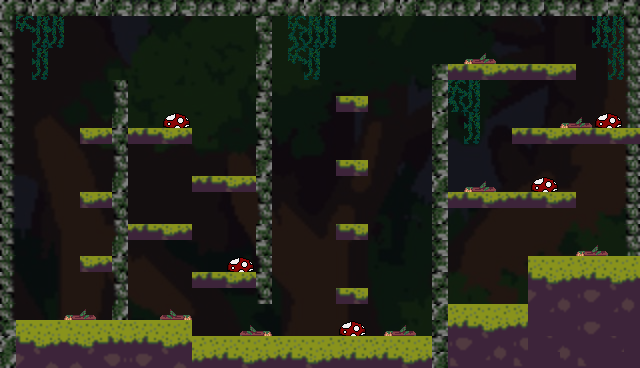

A level layout from a 2D game, rendered from its tile map. Below: a short description, then the map file with tile-grid data replaced by summaries:
An orthogonal 40x23 tile map with 16x16 px tiles, 3 tile layers (BG, Objects, Tile Layer 1), 5 tilesets and 36 objects (10x Cheese, Checkpoint, Player).

<map version="1.10" tiledversion="1.11.0" orientation="orthogonal" renderorder="right-down" width="40" height="23" tilewidth="16" tileheight="16" infinite="0" nextlayerid="7" nextobjectid="43">
 <tileset firstgid="1" source="../images/Background/Swamp.tsx" />
 <tileset firstgid="8041" source="Bob the Rodent.tsx" />
 <tileset firstgid="8283" source="../images/Objects/Forest/Vines.tsx" />
 <tileset firstgid="8287" source="../images/Objects/Swamp/Mossy Log.tsx" />
 <tileset firstgid="8291" source="../images/Objects/Forest/MRed.tsx" />
 <layer id="1" name="BG" width="40" height="23" opacity="0.24">
  <data>[920 cells, 920 non-empty, 920 distinct tile ids]</data>
 </layer>
 <layer id="6" name="Objects" width="40" height="23">
  <data>[920 cells, 54 non-empty, 8 distinct tile ids]</data>
 </layer>
 <layer id="3" name="Tile Layer 1" width="40" height="23">
  <data>[920 cells, 314 non-empty, 28 distinct tile ids]</data>
 </layer>
 <objectgroup id="4" name="Collisions">
  <object id="2" x="0" y="0" width="640" height="16" />
  <object id="3" x="0" y="16" width="16" height="352" />
  <object id="4" x="624" y="16" width="16" height="240" />
  <object id="7" x="528" y="256" width="112" height="112" />
  <object id="8" x="432" y="304" width="96" height="64" />
  <object id="9" x="192" y="336" width="240" height="32" />
  <object id="10" x="16" y="320" width="176" height="48" />
  <object id="11" x="112" y="80" width="16" height="240" />
  <object id="12" x="256" y="16" width="16" height="288" />
  <object id="13" x="432" y="64" width="16" height="240" />
  <object id="14" x="448" y="64" width="128" height="16" />
  <object id="15" x="512" y="128" width="112" height="16" />
  <object id="16" x="448" y="192" width="128" height="16" />
  <object id="17" x="336" y="96" width="32" height="16" />
  <object id="18" x="336" y="160" width="32" height="16" />
  <object id="19" x="336" y="224" width="32" height="16" />
  <object id="20" x="336" y="288" width="32" height="16" />
  <object id="21" x="192" y="272" width="64" height="16" />
  <object id="22" x="128" y="224" width="64" height="16" />
  <object id="23" x="192" y="176" width="64" height="16" />
  <object id="24" x="128" y="128" width="64" height="16" />
  <object id="25" x="80" y="128" width="32" height="16" />
  <object id="26" x="80" y="192" width="32" height="16" />
  <object id="27" x="80" y="256" width="32" height="16" />
 </objectgroup>
 <objectgroup id="5" name="Spawnpoints">
  <object id="29" name="Cheese" type="Cheese" x="128" y="64" width="64" height="64" />
  <object id="30" name="Cheese" type="Cheese" x="192" y="112" width="64" height="64" />
  <object id="31" name="Cheese" type="Cheese" x="128" y="160" width="64" height="64" />
  <object id="32" name="Cheese" type="Cheese" x="192" y="208" width="64" height="64" />
  <object id="33" name="Cheese" type="Cheese" x="496" y="0" width="64" height="64" />
  <object id="34" name="Cheese" type="Cheese" x="528" y="64" width="64" height="64" />
  <object id="35" name="Cheese" type="Cheese" x="496" y="128" width="64" height="64" />
  <object id="36" name="Cheese" type="Cheese" x="48" y="64" width="64" height="64" />
  <object id="37" name="Cheese" type="Cheese" x="128" y="256" width="64" height="64" />
  <object id="38" name="Cheese" type="Cheese" x="320" y="32" width="64" height="64" />
  <object id="39" name="Checkpoint" type="Checkpoint" x="464" y="256" width="48" height="48" />
  <object id="41" name="Player" type="Player" x="32" y="288" width="32" height="32" />
 </objectgroup>
</map>
